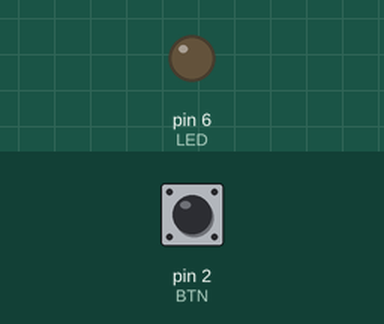
Simulated run of this sketch. Board: Arduino Uno, built with avr-gcc and run on an emulated ATmega328P. On the bench: output pins drawn as LEDs (lit = HIGH). Dashed ring = blinking. The test bench sets the inputs (shaded band); at power-on: pin 2 (BTN) HIGH.

Above: at 0.1 s.
At 1.2 s:
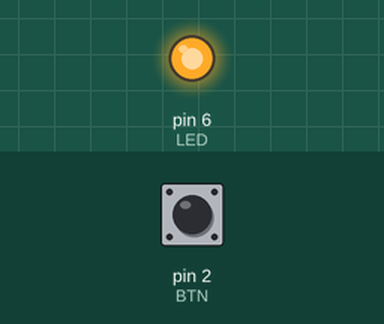
1.3 s: pin 2 (BTN) pulled LOW for 0.15 s
At 2.05 s:
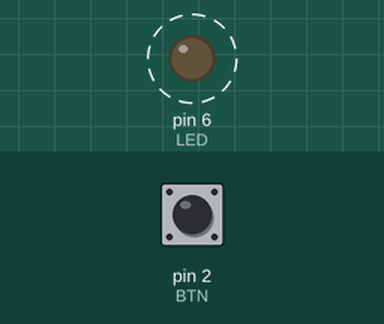
Timing chart, 0 to 10.3 s (numbered marks = the images above; inputs shaded):
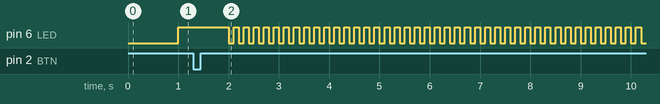

The sketch:

Interrrupts_after.ino
```cpp
//Interrupt Example
#define LED 6
#define BTN 2

//why volatile? any variable that can be changed
//outside of the scope of the main program (loop)
//has to be declared as volatile to avoid compilation
//oprtimization.

volatile int Delay_Time = 1000;

void setup()
{
  // initialize the LED pin as output:
  pinMode(LED, OUTPUT);
  pinMode(BTN, INPUT_PULLUP);

  // Attach an interrupt to pin 2, on the rising edge,
  // calling a function named Interrupt_Handling
  attachInterrupt(0, Interrupt_Handling, FALLING);
}

void loop()
{
  digitalWrite(LED, LOW);
  delay(Delay_Time);
  digitalWrite(LED, HIGH);
  delay(Delay_Time);
}

void Interrupt_Handling()
{
  Delay_Time = 100;
}
```

Measured:
- after the input at 1.3 s, pin 6 (LED): alternates HIGH for 0.10 s and LOW for 0.10 s, starting after 0.80 s
